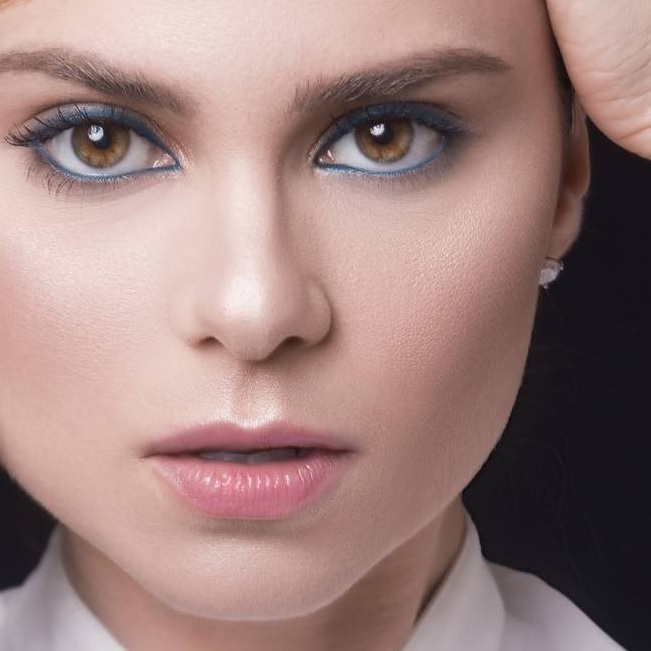
#> input picture Projeto TCC/rosto01.jpg, 651 x 651 px
$ jupyter execute main.ipynb
#> lines starting #> are read from the running program, lines starting #| are printed output that depends on the picture; after the words box and inside, x2 and y2 are one past the last pixel; in counts of white or black regions, pixels touching at a corner belong together
[cell 1]
import cv2
import numpy as np
from matplotlib import pyplot as plt

imagem = cv2.imread("rosto01.jpg",0)
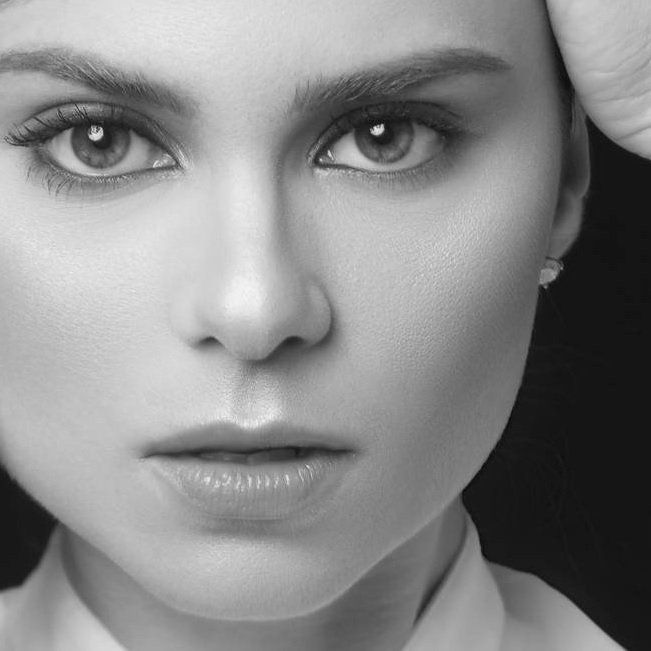
#> imagem: shape (651, 651); min 8, max 244, mean 136.2


ret,imgT = cv2.threshold(imagem,100,255,cv2.THRESH_BINARY)
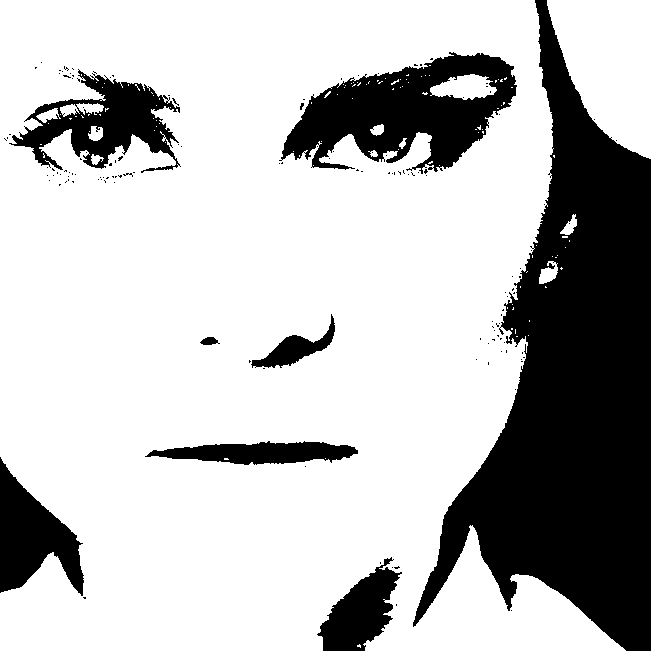
#> imgT: shape (651, 651); 74.2% white; 139 black regions (131 under 20 px), largest, box (x1, y1, x2, y2) and area: (413, 0, 651, 651) 71757, (279, 52, 517, 174) 15230, (9, 69, 181, 173) 7315
print ("teste")
cv2.imshow("soccer",imgT)
cv2.waitKey(0)
cv2.destroyAllWindows()
